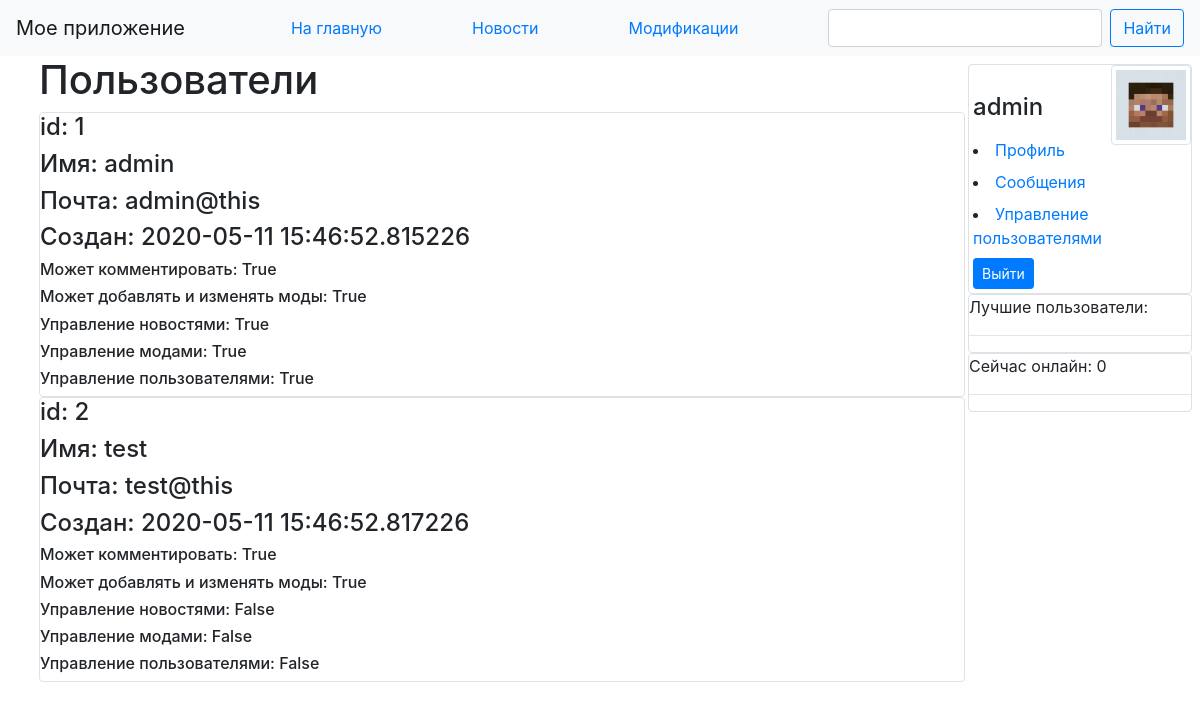
The page /users (signed in) on the database as committed earlier.
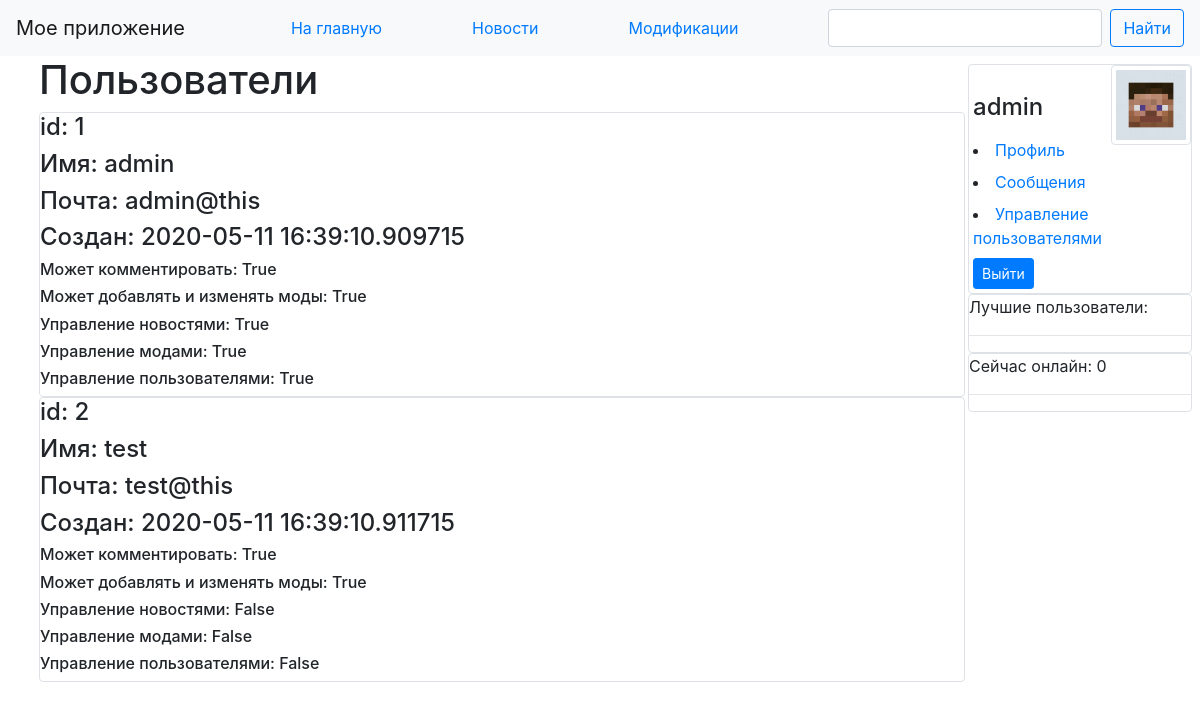
The same page on the database as committed later.
### data/users.py (models this page shows, shortened)
class User(SqlAlchemyBase, UserMixin, SerializerMixin):
    __tablename__ = 'User'
    id = sqlalchemy.Column(sqlalchemy.Integer,
                           primary_key=True, autoincrement=True)
    name = sqlalchemy.Column(sqlalchemy.String, unique=True, nullable=True)
    email = sqlalchemy.Column(sqlalchemy.String,
                              unique=True, nullable=True)
    can_control_news = sqlalchemy.Column(sqlalchemy.Boolean, default=False)
    can_control_mods = sqlalchemy.Column(sqlalchemy.Boolean, default=False)
    can_control_users = sqlalchemy.Column(sqlalchemy.Boolean, default=False)
    can_control_comments = sqlalchemy.Column(sqlalchemy.Boolean, default=False)
    can_make_mods = sqlalchemy.Column(sqlalchemy.Boolean, default=True)
    can_comment = sqlalchemy.Column(sqlalchemy.Boolean, default=True)
    hashed_password = sqlalchemy.Column(sqlalchemy.String, nullable=True)
    api_key = sqlalchemy.Column(sqlalchemy.String, unique=True, nullable=False)
    profile_image = sqlalchemy.Column(sqlalchemy.String, default='\\uploads\\profile_image_default.png')
    verified = sqlalchemy.Column(sqlalchemy.Boolean, default=False)
    update_date = sqlalchemy.Column(sqlalchemy.DateTime, default=datetime.datetime.now)
    created_date = sqlalchemy.Column(sqlalchemy.DateTime, default=datetime.datetime.now)
    rated_mods = orm.relation('ModRating', lazy='dynamic')
    rated_comments = orm.relation('CommentRating', lazy='dynamic')
    posted_news = orm.relation('News', lazy='dynamic')
    posted_mods = orm.relation('Mod', lazy='dynamic')
    posted_comments = orm.relation('Comment', lazy='dynamic')
    viewed = orm.relationship("Mod", secondary="ViewerAssociation", backref=orm.backref("viewed"), lazy='dynamic')

### main.py (the view)
@app.route('/users')
@login_required
def users():
    if not load_user(current_user.id).can_control_users:
        abort(403)
    session = db_session.create_session()
    users = session.query(User).order_by(User.email)
    session.close()
    return render_template("users.html", users=users)

### data/db_session.py (called while the page is built)
def create_session() -> Session:
    global __factory
    return __factory()

### main.py (called while the page is built)
@login_manager.user_loader
def load_user(user_id):
    session = db_session.create_session()
    return session.query(User).get(user_id)

### templates/users.html
{% extends "base.html" %}
{% block content %}
<div style="display:flex; flex-direction: row; align-items: center">
    <h1>Пользователи</h1>
</div>
{% for item in users%}
<div class="col-md6 border rounded">
    <div>
        <h4>id: {{item.id}}</h4>
        <h4>Имя: {{item.name}}</h4>
        <h4>Почта: {{item.email}}</h4>
        <h4>Создан: {{item.created_date}}</h4>
    </div>
    <div>
        <h6>Может комментировать: {{item.can_comment}}</h6>
        <h6>Может добавлять и изменять моды: {{item.can_make_mods}}</h6>
    </div>
    <div>
        <h6>Управление новостями: {{item.can_control_news}}</h6>
        <h6>Управление модами: {{item.can_control_mods}}</h6>
        <h6>Управление пользователями: {{item.can_control_users}}</h6>
    </div>
</div>
{% endfor %}
{% endblock %}

### templates/base.html (shortened to what this page needs)
<!doctype html>
<html lang="en">
<head>
    <link rel="stylesheet" href="https://stackpath.bootstrapcdn.com/bootstrap/4.2.1/css/bootstrap.min.css">
    <link rel="stylesheet" media="all" type="text/css" href=" {{ url_for('static', filename='css/sidebar.css')}}">
    <link rel="stylesheet" media="all" type="text/css" href=" {{ url_for('static', filename='css/word_break.css')}}">
</head>
<body>
<header>
    <nav class="navbar navbar-light bg-light">
        <a class="navbar-brand" href="/">Мое приложение</a>
          <div class="nav-item active">
            <a href="/"> На главную</a>
          </div>
          <div class="nav-item">
            <a href="/news">Новости</a>
          </div>
          <div class="nav-item">
            <a href="/mod">Модификации</a>
          </div>
        <form class="form-inline" action="/search" method="post">
            <input class="form-control mr-sm-2" type="search" id="search" name="search" placeholder="" aria-label="">
            <button class="btn btn-outline-primary my-2 my-sm-0" type="submit">Найти</button>
        </form>
    </nav>
</header>
{% include 'sidebar/sidebar_main.html' %}
<main role="main" class="container-fluid" id="main_content">
    {% block content %}{% endblock %}
</main>
</body>
</html>

### templates/sidebar/sidebar_main.html (shortened to what this page needs)
<div class="sidenav p-2">
    {% if current_user.is_authenticated %}
        {% include 'sidebar/user_panel.html' %}
    {% else %}
        {% include 'sidebar/login_form.html' %}
    {% endif %}
    <div class="flex-col-md6 border rounded" id="BestTable">
        <div class="text-justify">Лучшие пользователи:</div>
        <hr>
    </div>
    <div class="flex-col-md6 border rounded" id="OnlineTable">
        <div class="text-justify">Сейчас онлайн: <font id="OnlineCount">0</font></div>
        <hr>
    </div>
</div>

### templates/sidebar/user_panel.html
<div class="flex-col-md6 border rounded">
        <div>
             <img class="img-fluid img-thumbnail" src="{{current_user.profile_image}}" align="right" width="80" height="80">
            <br>
            <div class="p-1"><h4>{{ current_user.name }}</h4></div>
                <div class="p-1">
                    <li><a href="/profile/{{current_user.name}}">Профиль</a></li>
                </div>
                <div class="p-1">
                    <li><a href="/messages">Сообщения</a></li>
                </div>
                {% if current_user.can_control_users %}
                <div class="p-1">
                    <li><a href="/users">Управление пользователями</a></li>
                </div>
                {% endif %}
                <div class="p-1">
                    <a class="btn btn-primary btn-sm" href="/logout">Выйти</a>
                </div>
        </div>
</div>

### static/css/sidebar.css (style rules this page uses)
.sidenav { width: 20%; position: absolute; z-index: 1; top: 1; right: 0%; overflow-x: hidden; padding-top: 20px; max-width: 280px; min-width: 220px; }
#main_content { position: absolute; left: 2%; width: calc(98% - max(min(18%, 280px), 220px)); }

Rows that differ between the two databases and show on the page:
changed User "admin": created_date "2020-05-11 15:46:52.815226" → "2020-05-11 16:39:10.909715"
changed User "test": created_date "2020-05-11 15:46:52.817226" → "2020-05-11 16:39:10.911715"
